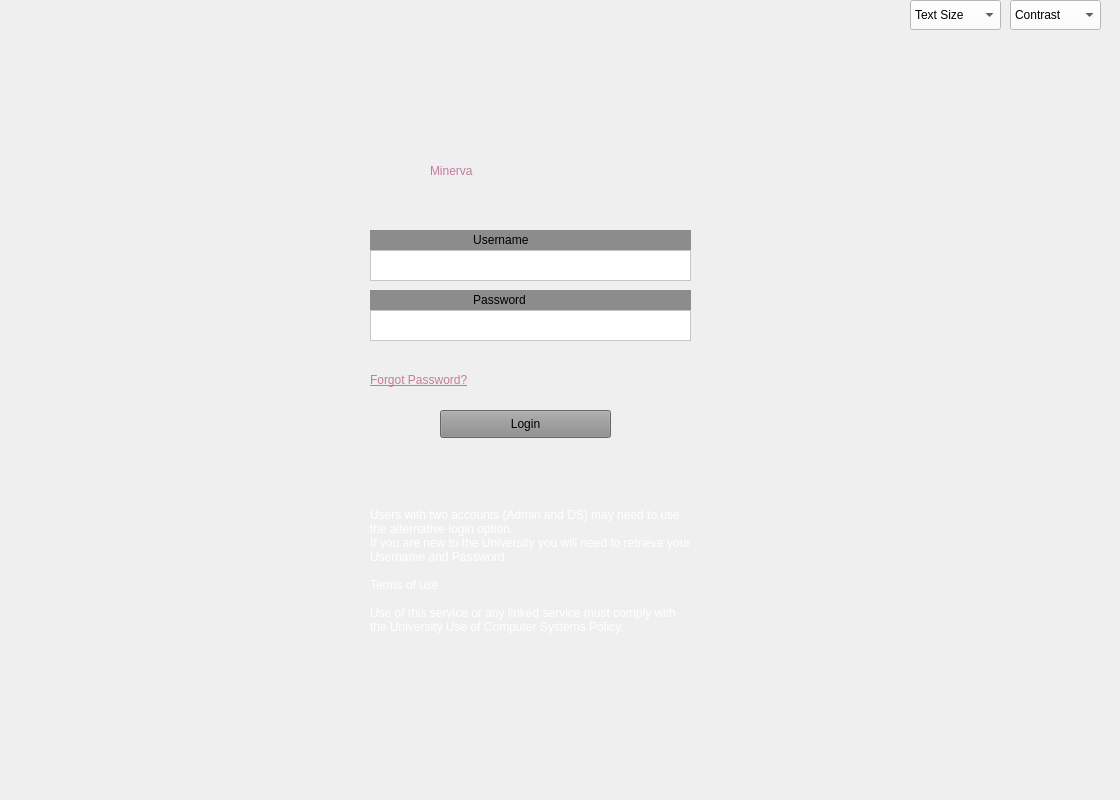
    <widget class="QWidget" name="login">
     <property name="minimumSize">
      <size>
       <width>1120</width>
       <height>800</height>
      </size>
     </property>
     <property name="maximumSize">
      <size>
       <width>1120</width>
       <height>800</height>
      </size>
     </property>
     <widget class="QLabel" name="Username">
      <property name="geometry">
       <rect>
        <x>370</x>
        <y>230</y>
        <width>321</width>
        <height>20</height>
       </rect>
      </property>
      <property name="styleSheet">
       <string notr="true">background-color: rgb(140, 140, 140);
border-color: rgb(72, 72, 72);</string>
      </property>
      <property name="text">
       <string>                               Username</string>
      </property>
     </widget>
     <widget class="QPlainTextEdit" name="usernameText">
      <property name="geometry">
       <rect>
        <x>370</x>
        <y>250</y>
        <width>321</width>
        <height>31</height>
       </rect>
      </property>
      <property name="styleSheet">
       <string notr="true">background-color: rgb(255, 255, 255);</string>
      </property>
     </widget>
     <widget class="QLabel" name="Password">
      <property name="geometry">
       <rect>
        <x>370</x>
        <y>290</y>
        <width>321</width>
        <height>20</height>
       </rect>
      </property>
      <property name="styleSheet">
       <string notr="true">background-color: rgb(140, 140, 140);
border-color: rgb(72, 72, 72);</string>
      </property>
      <property name="text">
       <string>                               Password</string>
      </property>
     </widget>
     <widget class="QPlainTextEdit" name="passwordText">
      <property name="geometry">
       <rect>
        <x>370</x>
        <y>310</y>
        <width>321</width>
        <height>31</height>
       </rect>
      </property>
      <property name="styleSheet">
       <string notr="true">background-color: rgb(255, 255, 255);</string>
      </property>
     </widget>
     <widget class="QLabel" name="forgotPassword">
      <property name="geometry">
       <rect>
        <x>370</x>
        <y>370</y>
        <width>131</width>
        <height>20</height>
       </rect>
      </property>
      <property name="font">
       <font>
        <underline>true</underline>
       </font>
      </property>
      <property name="styleSheet">
       <string notr="true">color: rgb(196, 123, 157);
font: 11pt &quot;Cantarell&quot;;</string>
      </property>
      <property name="text">
       <string>Forgot Password?</string>
      </property>
     </widget>
     <widget class="QPushButton" name="loginButton">
      <property name="geometry">
       <rect>
        <x>440</x>
        <y>410</y>
        <width>171</width>
        <height>28</height>
       </rect>
      </property>
      <property name="styleSheet">
       <string notr="true">background-color: rgb(140, 140, 140);
border-color: rgb(78, 78, 78);</string>
      </property>
      <property name="text">
       <string>Login</string>
      </property>
     </widget>
     <widget class="QLabel" name="Title">
      <property name="geometry">
       <rect>
        <x>430</x>
        <y>140</y>
        <width>181</width>
        <height>61</height>
       </rect>
      </property>
      <property name="styleSheet">
       <string notr="true">color: rgb(196, 123, 157);
font: 40pt &quot;Cantarell&quot;;</string>
      </property>
      <property name="text">
       <string>Minerva</string>
      </property>
     </widget>
     <widget class="QLabel" name="UoL">
      <property name="geometry">
       <rect>
        <x>330</x>
        <y>10</y>
        <width>401</width>
        <height>131</height>
       </rect>
      </property>
      <property name="styleSheet">
       <string notr="true">color: rgb(255, 255, 255);
font: 20pt &quot;Cantarell&quot;;</string>
      </property>
      <property name="text">
       <string/>
      </property>
      <property name="pixmap">
       <pixmap>icons-images/unileedslogo.png</pixmap>
      </property>
      <property name="scaledContents">
       <bool>true</bool>
      </property>
     </widget>
     <widget class="QComboBox" name="comboBox">
      <property name="geometry">
       <rect>
        <x>910</x>
        <y>0</y>
        <width>91</width>
        <height>30</height>
       </rect>
      </property>
      <property name="autoFillBackground">
       <bool>false</bool>
      </property>
      <property name="styleSheet">
       <string notr="true">background-color: rgb(255, 255, 255);</string>
      </property>
      <property name="minimumContentsLength">
       <number>0</number>
      </property>
      <item>
       <property name="text">
        <string>Text Size</string>
       </property>
      </item>
     </widget>
     <widget class="QComboBox" name="comboBox_2">
      <property name="geometry">
       <rect>
        <x>1010</x>
        <y>0</y>
        <width>91</width>
        <height>30</height>
       </rect>
      </property>
      <property name="styleSheet">
       <string notr="true">background-color: rgb(255, 255, 255);</string>
      </property>
      <item>
       <property name="text">
        <string>Contrast</string>
       </property>
      </item>
     </widget>
     <widget class="QLabel" name="label">
      <property name="geometry">
       <rect>
        <x>370</x>
        <y>460</y>
        <width>321</width>
        <height>221</height>
       </rect>
      </property>
      <property name="styleSheet">
       <string notr="true">color: rgb(255, 255, 255);</string>
      </property>
      <property name="text">
       <string>Users with two accounts (Admin and DS) may need to use the alternative login option. 
If you are new to the University you will need to retrieve your Username and Password 

Terms of use 

Use of this service or any linked service must comply with the University Use of Computer Systems Policy. </string>
      </property>
      <property name="wordWrap">
       <bool>true</bool>
      </property>
     </widget>
    </widget>
